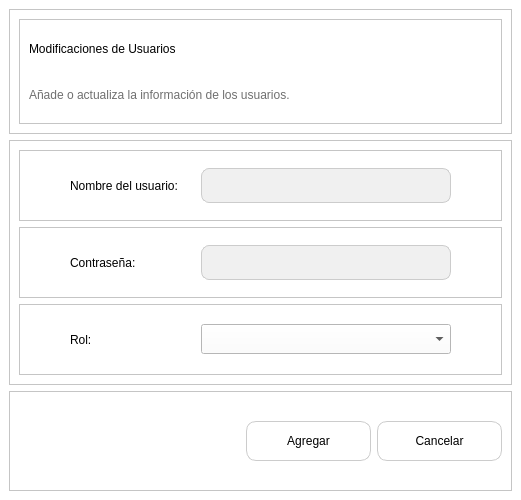
<?xml version="1.0" encoding="UTF-8"?>
<ui version="4.0">
 <class>MainWindow</class>
 <widget class="QMainWindow" name="MainWindow">
  <property name="geometry">
   <rect>
    <x>0</x>
    <y>0</y>
    <width>521</width>
    <height>500</height>
   </rect>
  </property>
  <property name="windowTitle">
   <string>Usuarios</string>
  </property>
  <property name="windowIcon">
   <iconset>
    <normaloff>InterfaceImages/313969136_5709585199110797_1271018789977176534_n.png</normaloff>InterfaceImages/313969136_5709585199110797_1271018789977176534_n.png</iconset>
  </property>
  <property name="styleSheet">
   <string notr="true">background-color: rgb(255, 255, 255);</string>
  </property>
  <widget class="QWidget" name="centralwidget">
   <layout class="QVBoxLayout" name="verticalLayout">
    <item>
     <widget class="QFrame" name="frame_2">
      <property name="minimumSize">
       <size>
        <width>0</width>
        <height>50</height>
       </size>
      </property>
      <property name="maximumSize">
       <size>
        <width>16777215</width>
        <height>125</height>
       </size>
      </property>
      <property name="frameShape">
       <enum>QFrame::StyledPanel</enum>
      </property>
      <property name="frameShadow">
       <enum>QFrame::Raised</enum>
      </property>
      <layout class="QHBoxLayout" name="horizontalLayout">
       <item>
        <widget class="QFrame" name="frame">
         <property name="minimumSize">
          <size>
           <width>350</width>
           <height>0</height>
          </size>
         </property>
         <property name="maximumSize">
          <size>
           <width>650</width>
           <height>16777215</height>
          </size>
         </property>
         <property name="frameShape">
          <enum>QFrame::StyledPanel</enum>
         </property>
         <property name="frameShadow">
          <enum>QFrame::Raised</enum>
         </property>
         <layout class="QVBoxLayout" name="verticalLayout_2">
          <item>
           <widget class="QLabel" name="label_11">
            <property name="styleSheet">
             <string notr="true">color: rgb(0, 0, 0);
font: bold 12pt &quot;Nunito&quot;;</string>
            </property>
            <property name="text">
             <string>Modificaciones de Usuarios</string>
            </property>
           </widget>
          </item>
          <item>
           <widget class="QLabel" name="label_12">
            <property name="maximumSize">
             <size>
              <width>16777215</width>
              <height>55</height>
             </size>
            </property>
            <property name="styleSheet">
             <string notr="true">color: rgb(111, 111, 111);
font: bold 7pt &quot;Nunito&quot;;</string>
            </property>
            <property name="text">
             <string>Añade o actualiza la información de los usuarios.</string>
            </property>
           </widget>
          </item>
         </layout>
        </widget>
       </item>
      </layout>
     </widget>
    </item>
    <item>
     <widget class="QFrame" name="frame_3">
      <property name="frameShape">
       <enum>QFrame::StyledPanel</enum>
      </property>
      <property name="frameShadow">
       <enum>QFrame::Raised</enum>
      </property>
      <layout class="QVBoxLayout" name="verticalLayout_3">
       <item>
        <widget class="QFrame" name="frame_6">
         <property name="frameShape">
          <enum>QFrame::StyledPanel</enum>
         </property>
         <property name="frameShadow">
          <enum>QFrame::Raised</enum>
         </property>
         <layout class="QHBoxLayout" name="horizontalLayout_7">
          <property name="leftMargin">
           <number>50</number>
          </property>
          <property name="rightMargin">
           <number>50</number>
          </property>
          <item>
           <widget class="QLabel" name="label_13">
            <property name="minimumSize">
             <size>
              <width>125</width>
              <height>0</height>
             </size>
            </property>
            <property name="styleSheet">
             <string notr="true">color: rgb(0, 0, 0);
font: bold 9pt &quot;Nunito&quot;;</string>
            </property>
            <property name="text">
             <string>Nombre del usuario:</string>
            </property>
            <property name="wordWrap">
             <bool>true</bool>
            </property>
           </widget>
          </item>
          <item>
           <widget class="QLineEdit" name="le_agNombreUsuario">
            <property name="minimumSize">
             <size>
              <width>250</width>
              <height>35</height>
             </size>
            </property>
            <property name="maximumSize">
             <size>
              <width>200</width>
              <height>16777215</height>
             </size>
            </property>
            <property name="styleSheet">
             <string notr="true">QLineEdit {
    background-color: #f0f0f0; /* Color de fondo deseado */
    border: 1px solid #ccc; /* Color del borde deseado */
    padding: 5px; /* Espacio alrededor del texto */
    color: rgb(0, 0, 0); /* Color del texto deseado */
  	font: 9pt &quot;Nunito&quot;; /* Fuente deseada */
    font-size: 14px; /* Tamaño de fuente deseado */
    border-radius: 8px; /* Redondear las esquinas */
}
</string>
            </property>
            <property name="text">
             <string/>
            </property>
           </widget>
          </item>
         </layout>
        </widget>
       </item>
       <item>
        <widget class="QFrame" name="frame_8">
         <property name="frameShape">
          <enum>QFrame::StyledPanel</enum>
         </property>
         <property name="frameShadow">
          <enum>QFrame::Raised</enum>
         </property>
         <layout class="QHBoxLayout" name="horizontalLayout_5">
          <property name="leftMargin">
           <number>50</number>
          </property>
          <property name="rightMargin">
           <number>50</number>
          </property>
          <item>
           <widget class="QLabel" name="label_15">
            <property name="minimumSize">
             <size>
              <width>125</width>
              <height>0</height>
             </size>
            </property>
            <property name="styleSheet">
             <string notr="true">color: rgb(0, 0, 0);
font: bold 9pt &quot;Nunito&quot;;</string>
            </property>
            <property name="text">
             <string>Contraseña:</string>
            </property>
            <property name="alignment">
             <set>Qt::AlignLeading|Qt::AlignLeft|Qt::AlignVCenter</set>
            </property>
           </widget>
          </item>
          <item>
           <widget class="QLineEdit" name="le_agUsuario">
            <property name="minimumSize">
             <size>
              <width>250</width>
              <height>35</height>
             </size>
            </property>
            <property name="maximumSize">
             <size>
              <width>200</width>
              <height>16777215</height>
             </size>
            </property>
            <property name="styleSheet">
             <string notr="true">QLineEdit {
    background-color: #f0f0f0; /* Color de fondo deseado */
    border: 1px solid #ccc; /* Color del borde deseado */
    padding: 5px; /* Espacio alrededor del texto */
    color: rgb(0, 0, 0); /* Color del texto deseado */
  	font: 9pt &quot;Nunito&quot;; /* Fuente deseada */
    font-size: 14px; /* Tamaño de fuente deseado */
    border-radius: 8px; /* Redondear las esquinas */
}
</string>
            </property>
            <property name="text">
             <string/>
            </property>
           </widget>
          </item>
         </layout>
        </widget>
       </item>
       <item>
        <widget class="QFrame" name="frame_9">
         <property name="frameShape">
          <enum>QFrame::StyledPanel</enum>
         </property>
         <property name="frameShadow">
          <enum>QFrame::Raised</enum>
         </property>
         <layout class="QHBoxLayout" name="horizontalLayout_6">
          <property name="leftMargin">
           <number>50</number>
          </property>
          <property name="rightMargin">
           <number>50</number>
          </property>
          <item>
           <widget class="QLabel" name="label_16">
            <property name="minimumSize">
             <size>
              <width>125</width>
              <height>0</height>
             </size>
            </property>
            <property name="styleSheet">
             <string notr="true">color: rgb(0, 0, 0);
font: bold 9pt &quot;Nunito&quot;;</string>
            </property>
            <property name="text">
             <string>Rol:</string>
            </property>
            <property name="alignment">
             <set>Qt::AlignLeading|Qt::AlignLeft|Qt::AlignVCenter</set>
            </property>
           </widget>
          </item>
          <item>
           <widget class="QComboBox" name="comboBox">
            <property name="minimumSize">
             <size>
              <width>250</width>
              <height>30</height>
             </size>
            </property>
            <property name="styleSheet">
             <string notr="true">QLineEdit {
    background-color: #f0f0f0; /* Color de fondo deseado */
    border: 1px solid #ccc; /* Color del borde deseado */
    padding: 5px; /* Espacio alrededor del texto */
    color: rgb(0, 0, 0); /* Color del texto deseado */
  	font: 9pt &quot;Nunito&quot;; /* Fuente deseada */
    font-size: 14px; /* Tamaño de fuente deseado */
    border-radius: 8px; /* Redondear las esquinas */
}
</string>
            </property>
            <item>
             <property name="text">
              <string/>
             </property>
            </item>
            <item>
             <property name="text">
              <string>Administrador</string>
             </property>
            </item>
            <item>
             <property name="text">
              <string>Vendedor</string>
             </property>
            </item>
            <item>
             <property name="text">
              <string>Secretaria</string>
             </property>
            </item>
           </widget>
          </item>
         </layout>
        </widget>
       </item>
      </layout>
     </widget>
    </item>
    <item>
     <widget class="QFrame" name="frame_4">
      <property name="minimumSize">
       <size>
        <width>0</width>
        <height>100</height>
       </size>
      </property>
      <property name="maximumSize">
       <size>
        <width>16777215</width>
        <height>100</height>
       </size>
      </property>
      <property name="frameShape">
       <enum>QFrame::StyledPanel</enum>
      </property>
      <property name="frameShadow">
       <enum>QFrame::Raised</enum>
      </property>
      <layout class="QHBoxLayout" name="horizontalLayout_3">
       <item>
        <spacer name="horizontalSpacer_2">
         <property name="orientation">
          <enum>Qt::Horizontal</enum>
         </property>
         <property name="sizeHint" stdset="0">
          <size>
           <width>189</width>
           <height>20</height>
          </size>
         </property>
        </spacer>
       </item>
       <item>
        <widget class="QPushButton" name="btn_agregar_usuario">
         <property name="minimumSize">
          <size>
           <width>125</width>
           <height>0</height>
          </size>
         </property>
         <property name="maximumSize">
          <size>
           <width>125</width>
           <height>40</height>
          </size>
         </property>
         <property name="styleSheet">
          <string notr="true">QPushButton {
    border: 1px solid #ccc;
    border-radius: 10px;           /* Bordes redondeados con radio de 10 píxeles */
    padding: 5px;
	font: bold 9pt &quot;Nunito&quot;;                  /* Espaciado interno del botón */
}

QPushButton:hover{
font: bold 9pt &quot;Nunito&quot;;
background-color: #f0f0f0; /* Color de fondo deseado */
}
</string>
         </property>
         <property name="text">
          <string>Agregar</string>
         </property>
         <property name="icon">
          <iconset>
           <normaloff>InterfaceImages/lista-de-verificacion (1).png</normaloff>InterfaceImages/lista-de-verificacion (1).png</iconset>
         </property>
        </widget>
       </item>
       <item>
        <widget class="QPushButton" name="btn_cancelar_usuarios">
         <property name="minimumSize">
          <size>
           <width>125</width>
           <height>0</height>
          </size>
         </property>
         <property name="maximumSize">
          <size>
           <width>125</width>
           <height>40</height>
          </size>
         </property>
         <property name="styleSheet">
          <string notr="true">QPushButton {
    border: 1px solid #ccc;
    border-radius: 10px;           /* Bordes redondeados con radio de 10 píxeles */
    padding: 5px;
	font: bold 9pt &quot;Nunito&quot;;                  /* Espaciado interno del botón */
}

QPushButton:hover{
font: bold 9pt &quot;Nunito&quot;;
background-color: #f0f0f0; /* Color de fondo deseado */
}
</string>
         </property>
         <property name="text">
          <string>Cancelar</string>
         </property>
         <property name="icon">
          <iconset>
           <normaloff>InterfaceImages/eliminar.png</normaloff>InterfaceImages/eliminar.png</iconset>
         </property>
        </widget>
       </item>
      </layout>
     </widget>
    </item>
   </layout>
  </widget>
 </widget>
 <resources/>
 <connections/>
</ui>
